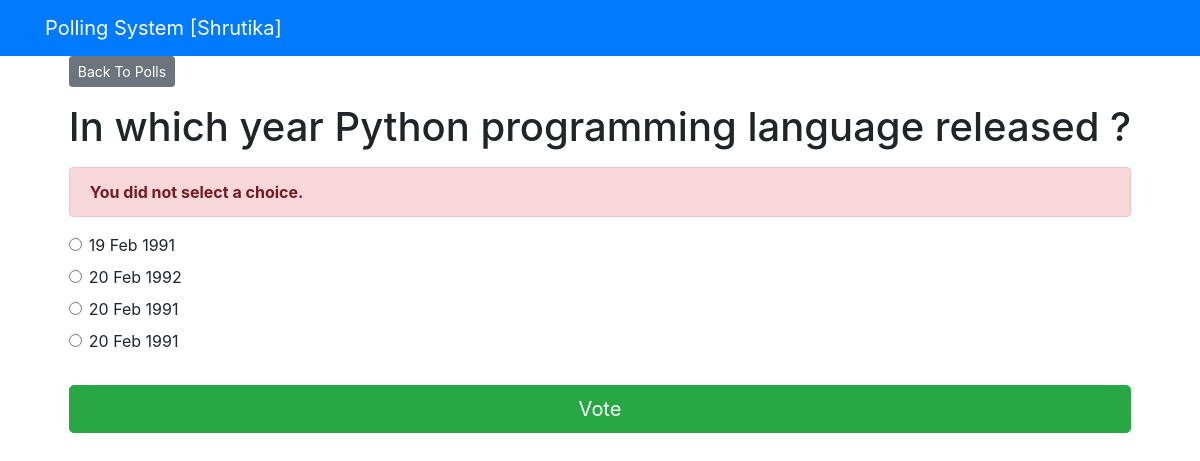
Screenshot of /polls/7/vote/ with the database file from the repository.
### pollApp/models.py (models this page shows, shortened)
class Question(models.Model):
    question_text = models.CharField(max_length = 300)
    pub_date = models.DateTimeField('date published')

class Choice(models.Model):
    question = models.ForeignKey(Question, on_delete = models.CASCADE)
    choice_text = models.CharField(max_length = 200)
    votes = models.IntegerField(default=0)

### pollApp/views.py (the view)
# urls.py: path('<int:question_id>/vote/', views.vote, name='vote'),
def vote(request, question_id):
    question = get_object_or_404(Question, pk = question_id)
    try:
        selected_choice = question.choice_set.get(pk = request.POST['choice'])
    except (KeyError, Choice.DoesNotExist):
        return render(request, 'polls/detail.html',
                      { 'question': question,
                        'error_message': 'You did not select a choice.'})
    else:
        selected_choice.votes += 1
        selected_choice.save()
        return HttpResponseRedirect(reverse('polls:results', args = (question.id,)))

### templates/polls/detail.html (shortened to what this page needs)
{% extends 'base.html' %}
{% block content %}
<a class ="btn btn-secondary btn-sm mb-3" href ="{% url 'polls:index' %}">Back To Polls</a>
<h1 class ="text-center mb-3">{{ question.question_text }}</h1>
{% if error_message %}
<p class ="alert alert-danger">
	<strong>{{ error_message }}</strong>
</p>
{% endif %}
<form action ="{% url 'polls:vote' question.id %}" method ="post">
	{% for choice in question.choice_set.all %}
	<div class ="form-check">
		<input type ="radio" name ="choice" class ="form-check-input" id ="choice{{ forloop.counter }}"
			value ="{{ choice.id }}" />
		<label for ="choice{{ forloop.counter }}">{{ choice.choice_text }}</label>
	</div>
	{% endfor %}
	<input type ="submit" value ="Vote" class ="btn btn-success btn-lg btn-block mt-4" />
</form>
{% endblock %}

### rows the page displays
Question: question_text "In which year Python programming language released ?"
Choice: choice_text "19 Feb 1991"
Choice: choice_text "20 Feb 1992"
Choice: choice_text "20 Feb 1991"
Choice: choice_text "20 Feb 1991"

### other values shown
{{ error_message }} "You did not select a choice."
